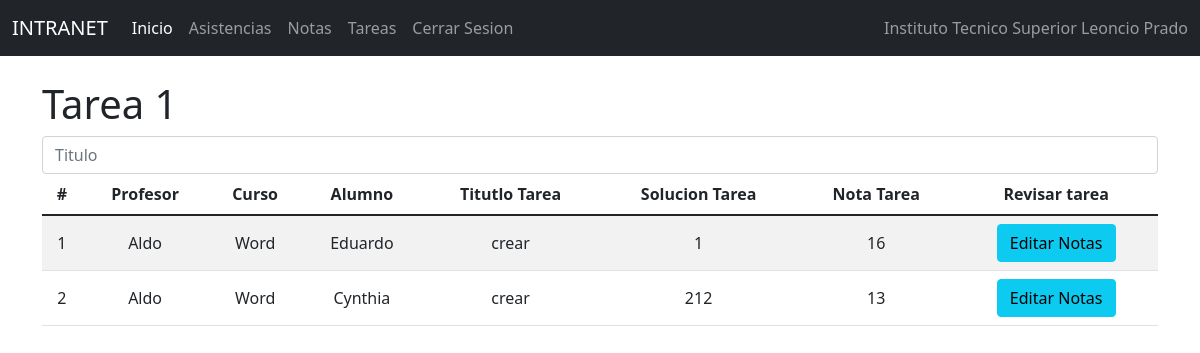
The app's page /indntt1/, older data.
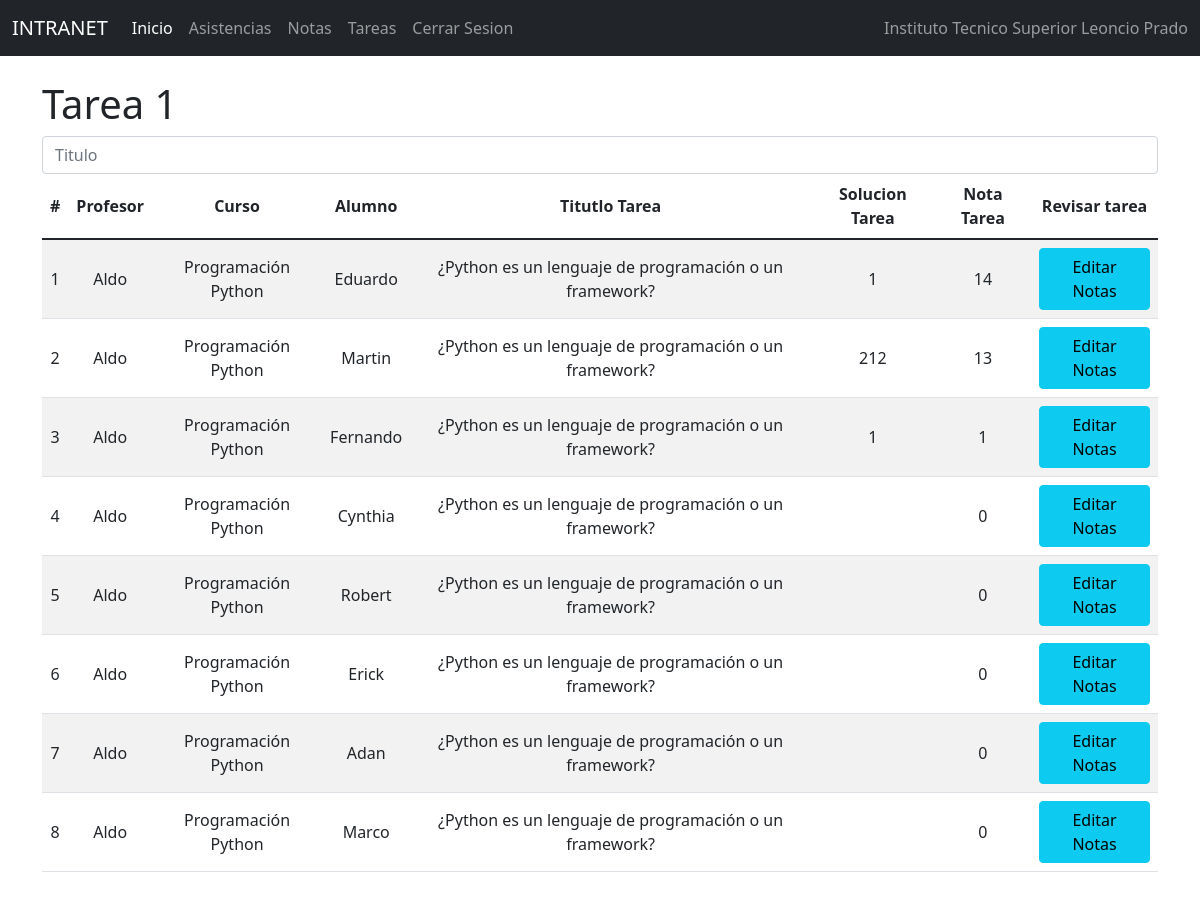
The same page, newer data.
### Notas/models.py (models this page shows, shortened)
class Notas(models.Model):
    id=models.IntegerField(primary_key=True)
    profesor = models.ForeignKey(Profesor, null=True,blank=True,on_delete=models.CASCADE)
    curso = models.ForeignKey(Curso, null=True,blank=True,on_delete=models.CASCADE)
    alumno = models.OneToOneField(to='Estudiante', to_field='id', null=True, blank=True, on_delete=models.CASCADE)
    sesion1_nt = models.IntegerField()
    sesion1_asis=models.CharField(max_length=50)
    tarea1_info = models.ForeignKey(Tarea1, null=True,blank=True,on_delete=models.CASCADE)
    soltarea1 = models.CharField(max_length=1000)
    notatarea1 = models.IntegerField()
    sesion2_nt = models.IntegerField()
    sesion2_asis=models.CharField(max_length=50)
    tarea2_info = models.ForeignKey(Tarea2, null=True,blank=True,on_delete=models.CASCADE)
    soltarea2 = models.CharField(max_length=1000)
    notatarea2 = models.IntegerField()
    sesion3_nt = models.IntegerField()
    sesion3_asis=models.CharField(max_length=50)
    tarea3_info = models.ForeignKey(Tarea3, null=True,blank=True,on_delete=models.CASCADE)
    soltarea3 = models.CharField(max_length=1000)
    notatarea3 = models.IntegerField()
    sesion4_nt = models.IntegerField()
    sesion4_asis=models.CharField(max_length=50)
    tarea4_info = models.ForeignKey(Tarea4, null=True,blank=True,on_delete=models.CASCADE)
    soltarea4 = models.CharField(max_length=1000)
    notatarea4 = models.IntegerField()
    sesion5_nt = models.IntegerField()
    sesion5_asis=models.CharField(max_length=50)
    tarea5_info = models.ForeignKey(Tarea5, null=True,blank=True,on_delete=models.CASCADE)
    soltarea5 = models.CharField(max_length=1000)
    notatarea5 = models.IntegerField()

class Profesor(models.Model):
    id=models.IntegerField(primary_key=True)
    nompro=models.CharField(max_length=50)
    apepro=models.CharField(max_length=50)
    dnipro=models.CharField(max_length=50)
    direccionpro=models.CharField(max_length=50)
    distritopro=models.ForeignKey(Distrito, null=True,blank=True,on_delete=models.CASCADE)
    emailpro=models.EmailField()
    estpro=models.IntegerField()
    usuario=models.OneToOneField(to='Usuario', to_field='id', null=True, blank=True, on_delete=models.CASCADE)

class Curso(models.Model):
    id=models.IntegerField(primary_key=True)
    nomcur=models.CharField(max_length=30)
    creditos=models.IntegerField()
    estcur=models.IntegerField()

class Estudiante(models.Model):
    id=models.IntegerField(primary_key=True)
    nomest=models.CharField(max_length=50)
    apeest=models.CharField(max_length=50)
    dniest=models.CharField(max_length=8)
    direccion=models.CharField(max_length=50)
    emailest=models.EmailField()
    estest=models.IntegerField()
    usuario=models.OneToOneField(to='Usuario', to_field='id', null=True, blank=True, on_delete=models.CASCADE)
    carrera=models.ForeignKey(Carrera, null=True, blank=True, on_delete=models.CASCADE)
    distrito=models.ForeignKey(Distrito, null=True, blank=True, on_delete=models.CASCADE)

class Tarea1(models.Model):
    id=models.IntegerField(primary_key=True)
    tittar = models.CharField(max_length=1000)
    destar = models.CharField(max_length=1000)
    profesor = models.ForeignKey(Profesor, null=True, blank=True, on_delete=models.CASCADE)
    curso =models.ForeignKey(Curso, null=True, blank=True, on_delete=models.CASCADE)
    carrera=models.ForeignKey(Carrera, null=True, blank=True, on_delete=models.CASCADE)

### Notas/views.py (the view)
# urls.py: path('indntt1/', indntt1),
def indntt1 (request):
    notas = Notas.objects.all()
    carrera = Carrera.objects.all()
    curso = Curso.objects.all()
    profesor = Profesor.objects.all()
    return render(request, 'PROCESOS/RegNotasTareas/gestionregntt1.html', {"notas": notas, "carrera":carrera,
    "curso":curso, "profesor":profesor})

### Notas/Templates/PROCESOS/RegNotasTareas/gestionregntt1.html (shortened to what this page needs)
{% extends "../../basepro.html" %}
{% block body %}
<div class="row">
    <div class="col-sm-12 col-md-12 col-lg-12 col-xl-12 ">
        <div class="table-responsive">
            <h1>Tarea 1</h1>
                <div class="form-group">
                    <input type="text" id="txtnta" name="txtnta" class="form-control" placeholder="Titulo" minlength="1"
                        maxlength="20" required>
                </div>
            <table class="table table-striped">
                <thead>
                    <tr>
                        <th>#</th>
                        <th>Profesor</th>
                        <th>Curso</th>
                        <th>Alumno</th>
                        <th>Titutlo Tarea</th>
                        <th>Solucion Tarea</th>
                        <th>Nota Tarea</th>
                        <th class="2">Revisar tarea</th>
                    </tr>
                </thead>
                <tbody>
                    {% for c in notas %}
                    <tr>
                        <td>{{forloop.counter}}</td>
                        <td>{{c.profesor.nompro}}</td>
                        <td>{{c.curso.nomcur}}</td>
                        <td>{{c.alumno.nomest}}</td>
                        <td>{{c.tarea1_info.tittar}}</td>
                        <td>{{c.soltarea1}}</td>
                        <td>{{c.notatarea1}}</td>
                        <td><a href="/editarntt1/{{c.id}}" class="btn btn-info">Editar Notas</a></td>
                    </tr>
                    {% endfor %}
                </tbody>
            </table>
        </div>
    </div>
</div>
{% endblock %}

Row changes from the older to the newer data that the page shows:
changed Notas "Eduardo": curso.nomcur "Word" → "Programación Python"; tarea1_info.tittar "crear" → "¿Python es un lenguaje de programación o un framework?"; notatarea1 "16" → "14"
changed Notas: curso.nomcur "Word" → "Programación Python"; alumno.nomest "Cynthia" → "Martin"; tarea1_info.tittar "crear" → "¿Python es un lenguaje de programación o un framework?"
added Notas: profesor.nompro "Aldo", curso.nomcur "Programación Python", alumno.nomest "Fernando", tarea1_info.tittar "¿Python es un lenguaje de programación o un framework?", soltarea1 "1", notatarea1 "1"
added Notas: profesor.nompro "Aldo", curso.nomcur "Programación Python", alumno.nomest "Cynthia", tarea1_info.tittar "¿Python es un lenguaje de programación o un framework?", notatarea1 "0"
added Notas: profesor.nompro "Aldo", curso.nomcur "Programación Python", alumno.nomest "Robert", tarea1_info.tittar "¿Python es un lenguaje de programación o un framework?", notatarea1 "0"
added Notas: profesor.nompro "Aldo", curso.nomcur "Programación Python", alumno.nomest "Erick", tarea1_info.tittar "¿Python es un lenguaje de programación o un framework?", notatarea1 "0"
added Notas: profesor.nompro "Aldo", curso.nomcur "Programación Python", alumno.nomest "Adan", tarea1_info.tittar "¿Python es un lenguaje de programación o un framework?", notatarea1 "0"
added Notas: profesor.nompro "Aldo", curso.nomcur "Programación Python", alumno.nomest "Marco", tarea1_info.tittar "¿Python es un lenguaje de programación o un framework?", notatarea1 "0"
